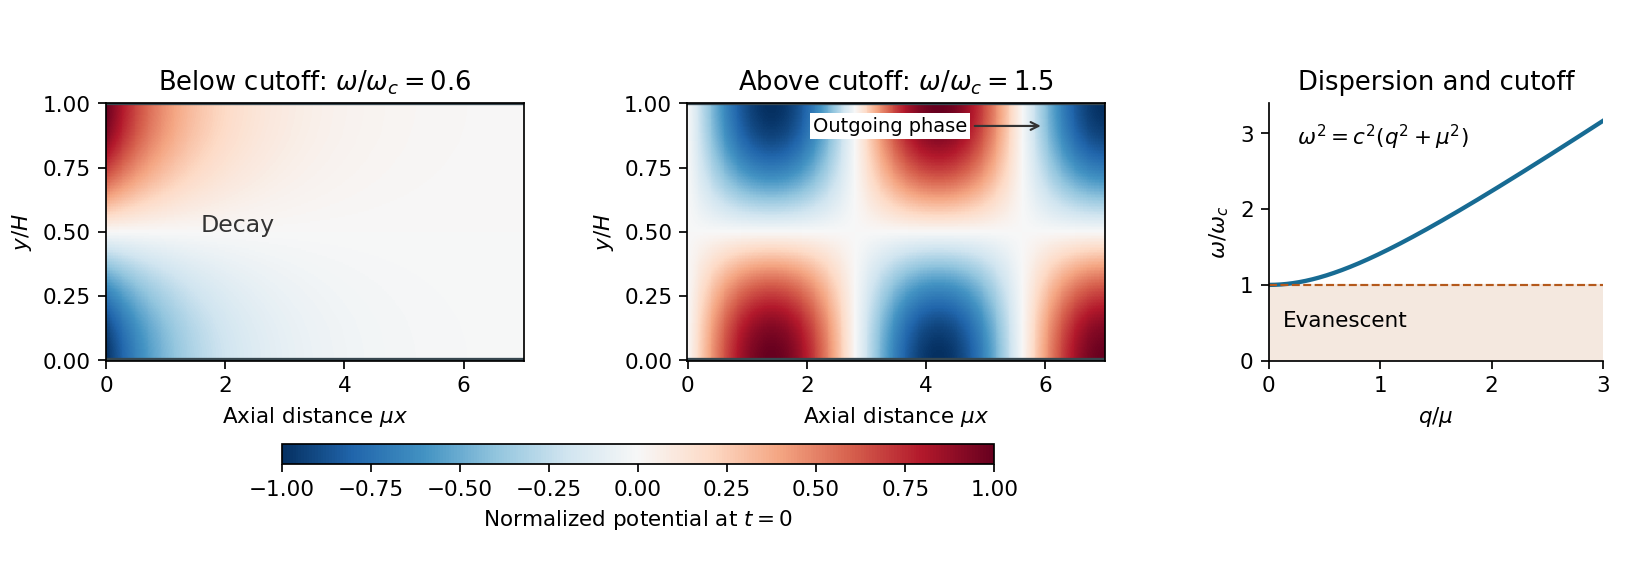

Write Python code to recreate this figure.
"""Oxford A10 (2015), Q3: evanescence and propagation in a rigid channel.

Writes 2015-acoustic-channel-regimes.png in the current working directory.
Tested with Python 3.14.4, NumPy 2.3.5, Matplotlib 3.10.7; root pyproject.toml.
"""

import matplotlib

matplotlib.use("Agg")
import matplotlib.pyplot as plt
import numpy as np


def main():
    # H=pi, c=1 gives mu=omega_c=1. Show normalized potentials at t=0.
    x = np.linspace(0, 7, 450)
    y = np.linspace(0, np.pi, 170)
    X, Y = np.meshgrid(x, y)
    below = -np.exp(-np.sqrt(1-.6**2)*X)*np.cos(Y)
    above = np.sin(np.sqrt(1.5**2-1)*X)*np.cos(Y)
    fig, axes = plt.subplots(1, 3, figsize=(10.5, 3.7), facecolor="white",
                             gridspec_kw={"width_ratios": [1.25, 1.25, 1]})
    for ax, field, title in zip(axes[:2], [below, above],
                                [r"Below cutoff: $\omega/\omega_c=0.6$",
                                 r"Above cutoff: $\omega/\omega_c=1.5$"], strict=True):
        mesh = ax.pcolormesh(x, y/np.pi, field, cmap="RdBu_r", vmin=-1, vmax=1, shading="auto")
        ax.axhline(0, color="#37474f", lw=2)
        ax.axhline(1, color="#37474f", lw=2)
        ax.set(xlabel=r"Axial distance $\mu x$", ylabel="$y/H$", title=title)
    axes[0].text(2.2, .5, "Decay", ha="center", color="0.2", fontsize=11)
    axes[1].annotate("Outgoing phase", xy=(6, .91), xytext=(2.1, .91),
                     xycoords=("data", "axes fraction"), textcoords=("data", "axes fraction"),
                     arrowprops={"arrowstyle": "->", "color": "0.2"}, va="center", fontsize=9,
                     bbox={"facecolor": "white", "edgecolor": "none", "pad": 1.5})
    q = np.linspace(0, 3, 500)
    axes[2].plot(q, np.sqrt(1+q*q), color="#176b93", lw=2)
    axes[2].axhline(1, color="#b4591c", ls="--", lw=1)
    axes[2].axhspan(0, 1, color="#f4e8df")
    axes[2].text(.13, .45, "Evanescent", fontsize=10)
    axes[2].text(.25, 2.85, r"$\omega^2=c^2(q^2+\mu^2)$", fontsize=10)
    axes[2].set(xlim=(0, 3), ylim=(0, 3.4), xlabel=r"$q/\mu$", ylabel=r"$\omega/\omega_c$",
                title="Dispersion and cutoff")
    axes[2].spines[["top", "right"]].set_visible(False)
    fig.colorbar(mesh, ax=list(axes[:2]), label="Normalized potential at $t=0$",
                 location="bottom", shrink=.82, pad=.22, aspect=35)
    fig.subplots_adjust(left=.065, right=.985, top=.82, bottom=.37, wspace=.42)
    fig.savefig("2015-acoustic-channel-regimes.png", dpi=155, facecolor="white", transparent=False)
    plt.close(fig)


if __name__ == "__main__":
    main()
